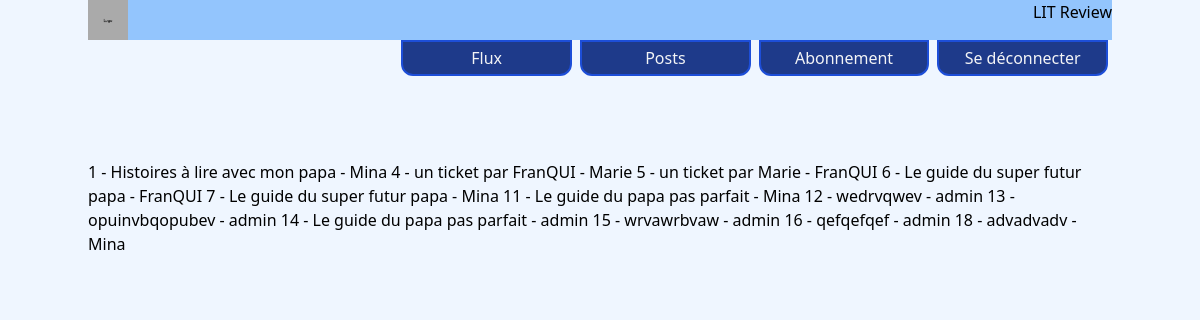
The page /review/ (signed in) on the database its author committed.
### review/models.py (models this page shows, shortened)
class Review(models.Model):
    ticket: Ticket = models.ForeignKey(to=Ticket, on_delete=models.CASCADE)
    rating = models.PositiveSmallIntegerField(
        validators=[MinValueValidator(0), MaxValueValidator(5)],
        choices=((1, 1), (2, 2), (3, 3), (4, 4), (5, 5)),
        default=3,
    )
    headline = models.CharField(max_length=128)
    body = models.TextField(max_length=8192, blank=True)
    user: User = models.ForeignKey(
        to=settings.AUTH_USER_MODEL, on_delete=models.CASCADE)
    time_created = models.DateTimeField(auto_now_add=True)
    def __str__(self):
        return f"{self.pk} - {self.ticket.title} - {self.user.username}"

### ticket/models.py (models this page shows, shortened)
class Ticket(models.Model):
    title = models.CharField(max_length=128)
    description = models.TextField(max_length=2038, blank=True)
    user: User = models.ForeignKey(to=settings.AUTH_USER_MODEL,
                                   on_delete=models.CASCADE)
    image = models.ImageField(null=True, blank=True, upload_to='books_cover')
    time_created = models.DateTimeField(auto_now_add=True)

### review/views.py (the view)
# urls.py: path('', ReviewListView.as_view(), name='review_list'),
class ReviewListView(LoginRequiredMixin, ListView):
    model = Review
    login_url = 'home'
    redirect_field_name = 'redirect_to'
    context_object_name = "reviews"

### review/templates/review/review_list.html
{% extends "litreview/base.html" %}
{% block content %}
    <div class="container flex">
        {% for review in reviews %}
            {{ review }}
        {% endfor %}
    </div>
{% endblock %}

### rows shown on the page
Review: id+ticket+user "1 - Histoires à lire avec mon papa - Mina"
Review: id+ticket+user "4 - un ticket par FranQUI - Marie"
Review: id+ticket+user "5 - un ticket par Marie - FranQUI"
Review: id+ticket+user "6 - Le guide du super futur papa - FranQUI"
Review: id+ticket+user "7 - Le guide du super futur papa - Mina"
Review: id+ticket+user "11 - Le guide du papa pas parfait - Mina"
Review: id+ticket+user "12 - wedrvqwev - admin"
Review: id+ticket+user "13 - opuinvbqopubev - admin"
Review: id+ticket+user "14 - Le guide du papa pas parfait - admin"
Review: id+ticket+user "15 - wrvawrbvaw - admin"
Review: id+ticket+user "16 - qefqefqef - admin"
Review: id+ticket+user "18 - advadvadv - Mina"
